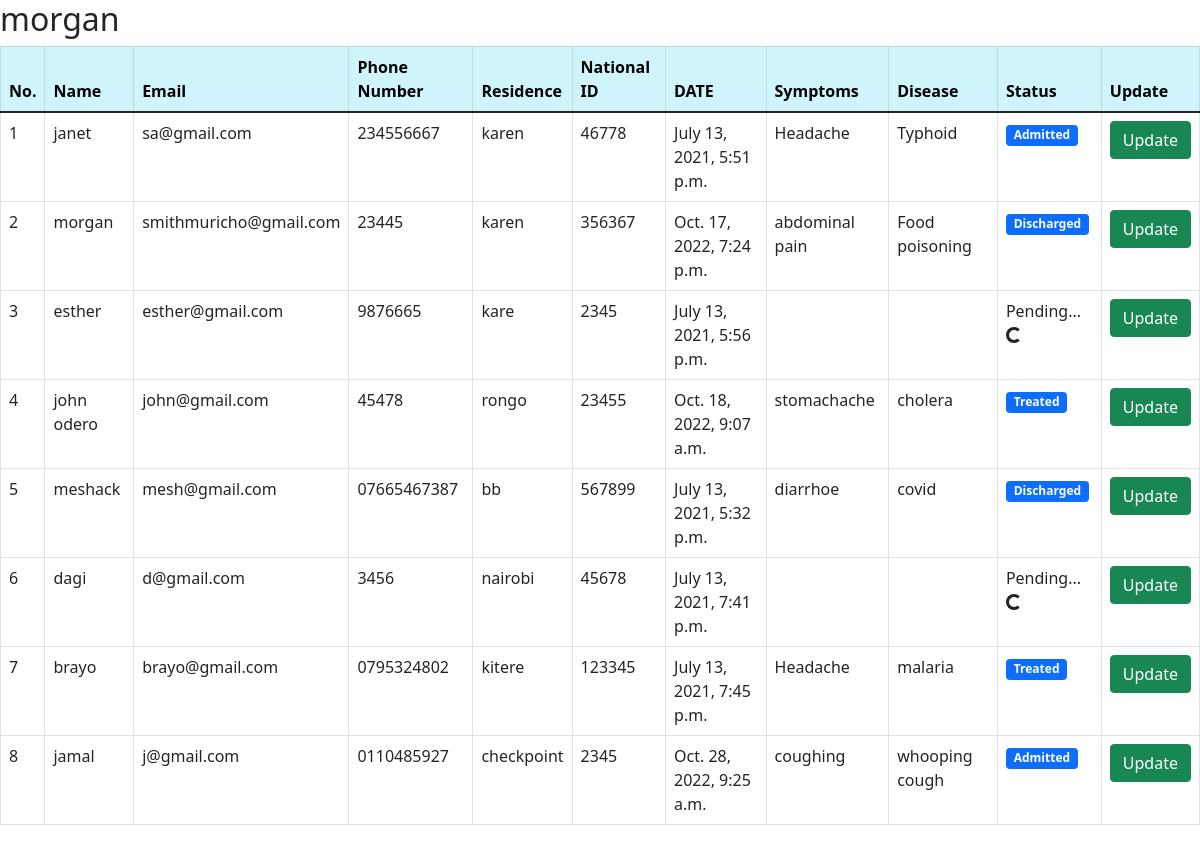
Screenshot of /Doctor_panel with the database file from the repository.
### hospital/models.py (models this page shows, shortened)
class Patient(models.Model):
    first_name = models.CharField(max_length=30)
    email = models.CharField(max_length=50)
    phone_number = models.CharField(max_length=20)
    residence = models.CharField(max_length=50)
    national_id = models.PositiveIntegerField()
    date = models.DateTimeField(auto_now_add=True)
    symptoms= models.CharField(max_length=100, default='')
    disease= models.CharField(max_length=30, default='')
    status = models.CharField(max_length=30, default='')

### hospital/views.py (the view)
# urls.py: path('Doctor_panel', views.Doctor_panel, name = 'Doctor_panel'),
def Doctor_panel(request):
    all_patients = Patient.objects.all()
    context = {'patients': all_patients}
    return render(request, 'hospital/Doctor_panel.html', context)

### hospital/templates/hospital/Doctor_panel.html (shortened to what this page needs)
{% load static %}
<!DOCTYPE html>
<html lang="en">
<head>
	<link rel="stylesheet" href="{% static 'bootstrap.min.css' %}">
</head>
<body>
	<h2>morgan</h2>
	<table class="table table-condensed table-bordered">
		<thead>
			<tr class="table-info">
                <th>No.</th>
				<th>Name</th>
				<th>Email</th>
				<th>Phone Number</th>
				<th>Residence</th>
				<th>National ID</th>
				<th>DATE</th>
				<th>Symptoms</th>
				<th>Disease</th>
				<th>Status</th>
				<th>Update</th>
			</tr>
			</thead>
			<tbody>
			{% for patient in patients %}
				<tr>
					<td>{{forloop.counter}}</td>
                   <td>{{ patient.first_name}}</td>
				   <td>{{ patient.email}}</td>
				   <td>{{ patient.phone_number}}</td>
				   <td>{{ patient.residence}}</td>
				   <td>{{ patient.national_id}}</td>
				   <td>{{ patient.date}}</td>
				   <td>{{ patient.symptoms}}</td>
				   <td>{{ patient.disease}}</td>
				   <td>{% if patient.status == "" %}Pending... <span class="spinner-border spinner-border-sm" role="status" aria-hidden="true"></span>{% else %}<span class="badge bg-primary">{{ patient.status }}</span>{% endif %}</td>
				   <td><a href="{% url 'edit_status' patient.id %}" class="btn btn-success">Update</a></td>
				</tr>
		    {%endfor%}
			</tbody>
		</table>
</body>
</html>

### rows the page displays
Patient: first_name "janet", email "sa@gmail.com", phone_number "234556667", residence "karen", national_id "46778", date "July 13, 2021, 5:51 p.m.", symptoms "Headache", disease "Typhoid", status "Admitted"
Patient: first_name "morgan", email "smithmuricho@gmail.com", phone_number "23445", residence "karen", national_id "356367", date "Oct. 17, 2022, 7:24 p.m.", symptoms "abdominal pain", disease "Food poisoning", status "Discharged"
Patient: first_name "esther", email "esther@gmail.com", phone_number "9876665", residence "kare", national_id "2345", date "July 13, 2021, 5:56 p.m.", status "Pending..."
Patient: first_name "john odero", email "john@gmail.com", phone_number "45478", residence "rongo", national_id "23455", date "Oct. 18, 2022, 9:07 a.m.", symptoms "stomachache", disease "cholera", status "Treated"
Patient: first_name "meshack", email "mesh@gmail.com", phone_number "07665467387", residence "bb", national_id "567899", date "July 13, 2021, 5:32 p.m.", symptoms "diarrhoe", disease "covid", status "Discharged"
Patient: first_name "dagi", email "d@gmail.com", phone_number "3456", residence "nairobi", national_id "45678", date "July 13, 2021, 7:41 p.m.", status "Pending..."
Patient: first_name "brayo", email "brayo@gmail.com", phone_number "0795324802", residence "kitere", national_id "123345", date "July 13, 2021, 7:45 p.m.", symptoms "Headache", disease "malaria", status "Treated"
Patient: first_name "jamal", email "j@gmail.com", phone_number "0110485927", residence "checkpoint", national_id "2345", date "Oct. 28, 2022, 9:25 a.m.", symptoms "coughing", disease "whooping cough", status "Admitted"
